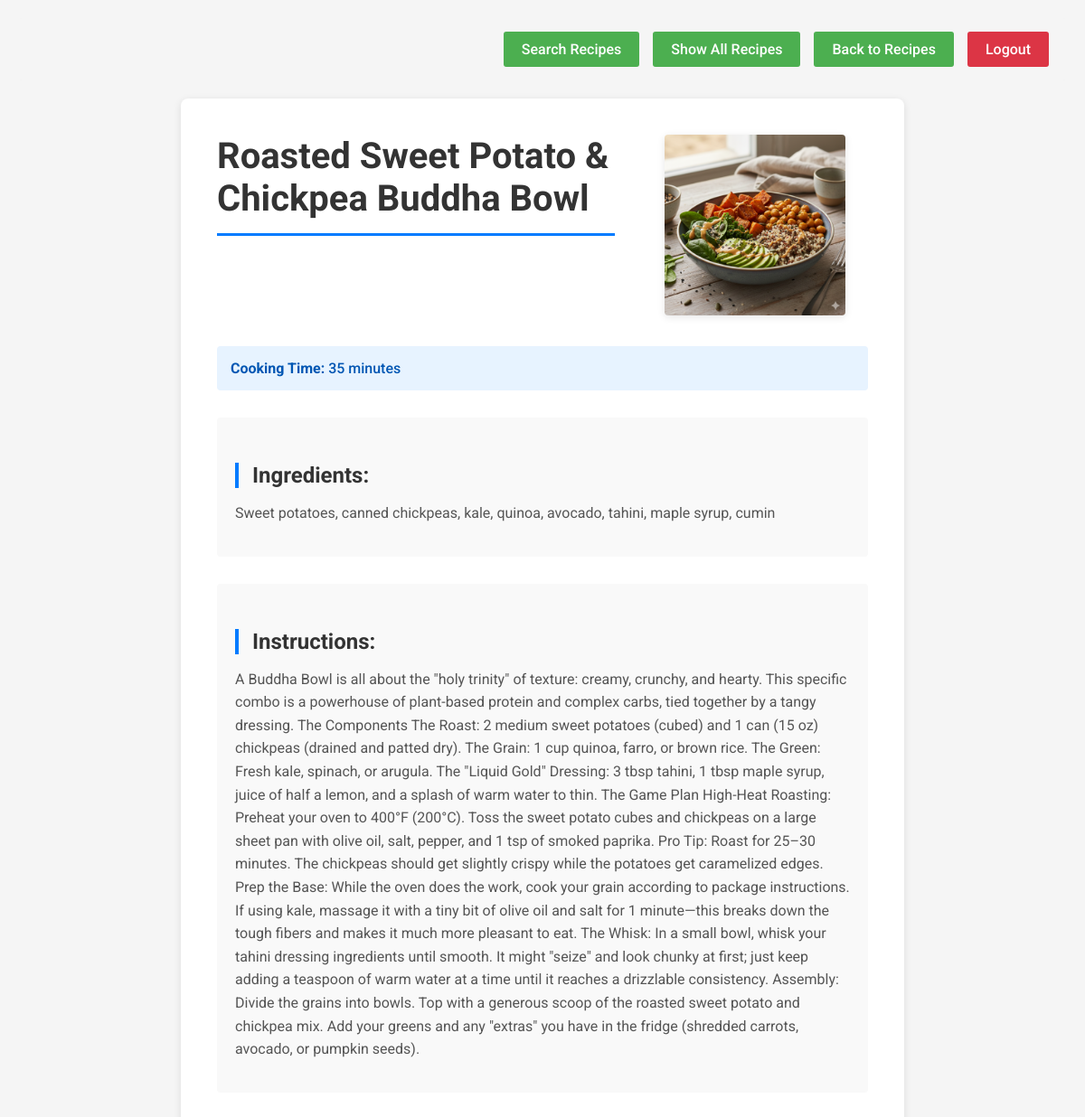
/recipe/7/ (signed in), run on the app's committed database.
### recipes/models.py (models this page shows, shortened)
class Recipe(models.Model):
    name = models.CharField(max_length=120)
    ingredients = models.TextField(blank=True, null=True)
    instructions = models.TextField(blank=True, null=True)
    cooking_time = models.IntegerField()
    pic = models.ImageField(upload_to='recipes', default='no_picture.jpg')

### recipes/views.py (the view)
# urls.py: path('recipe/<int:pk>/', RecipeDetailView.as_view(), name='recipe-detail'),
class RecipeDetailView(LoginRequiredMixin, DetailView):
    model = Recipe
    template_name = 'recipes/recipe_detail.html'

### recipes/templates/recipes/recipe_detail.html (shortened to what this page needs)
<!DOCTYPE html>
{% load static %}
<html>
<head>
</head>
<body>
    <div class="nav-bar">
        <a href="{% url 'recipes:recipe-search' %}">Search Recipes</a>
        <a href="{% url 'recipes:recipe-search' %}?show_all=true">Show All Recipes</a>
        <a href="{% url 'recipes:list' %}">Back to Recipes</a>
        <a href="{% url 'logout' %}" class="logout-btn">Logout</a>
    </div>
    <div class="container">
        <div class="recipe-header">
            <div class="recipe-title">
                <h1>{{ recipe.name }}</h1>
            </div>
            {% if recipe.pic %}
            <div class="recipe-image-side">
                <img src="{{ recipe.pic.url }}" alt="{{ recipe.name }}" style="width: 200px;">
            </div>
            {% endif %}
        </div>
        <div class="cooking-time">
            <strong>Cooking Time:</strong> {{ recipe.cooking_time }} minutes
        </div>
        <div class="section">
            <h2>Ingredients:</h2>
            <p>{{ recipe.ingredients }}</p>
        </div>
        <div class="section">
            <h2>Instructions:</h2>
            <p>{{ recipe.instructions }}</p>
        </div>
    </div>
</body>
</html>

### recipes/templates/recipes/recipe_detail.html (style rules this page uses)
* { margin: 0; padding: 0; box-sizing: border-box; }
body { font-family: 'Roboto', sans-serif; background-color: #f5f5f5; padding: 20px; }
.container { max-width: 800px; margin: 0 auto; background-color: white; padding: 40px; border-radius: 8px; box-shadow: 0 2px 8px rgba(0, 0, 0, 0.1); }
h1 { color: #333; margin-bottom: 20px; border-bottom: 3px solid #007bff; padding-bottom: 15px; font-size: 2.5em; }
h2 { color: #333; margin-top: 30px; margin-bottom: 15px; border-left: 4px solid #007bff; padding-left: 15px; }
.recipe-header { display: flex; gap: 30px; margin-bottom: 30px; align-items: flex-start; }
.recipe-title { flex: 1; }
.recipe-title h1 { margin-bottom: 0; }
.recipe-image-side { flex: 0 0 250px; text-align: center; }
.recipe-image-side img { max-width: 100%; height: auto; border-radius: 4px; box-shadow: 0 2px 8px rgba(0, 0, 0, 0.1); }
.cooking-time { background-color: #e7f3ff; padding: 15px; border-radius: 4px; margin-bottom: 30px; color: #0056b3; font-weight: 500; }
.section { margin-bottom: 30px; padding: 20px; background-color: #f9f9f9; border-radius: 4px; }
p { line-height: 1.6; color: #555; margin-bottom: 15px; }
.nav-bar { display: flex; justify-content: flex-end; gap: 15px; padding: 15px 20px; background-color: #f5f5f5; margin-bottom: 20px; border-radius: 4px; }
.nav-bar a { display: inline-block; padding: 10px 20px; background-color: #4CAF50; color: white; text-decoration: none; border-radius: 3px; font-weight: 500; font-size: 1em; transition: background-color 0.3s; }
.nav-bar a.logout-btn { background-color: #dc3545; }

### data on the page
Recipe: name "Roasted Sweet Potato & Chickpea Buddha Bowl", pic (picture), cooking_time "35", ingredients "Sweet potatoes, canned chickpeas, kale, quinoa, avocado, tahini, maple syrup, cumin", instructions "A Buddha Bowl is all about the \"holy trinity\" of texture: creamy, crunchy, and hearty. This specific combo is a powerhouse of plant-based protein and complex carbs, tied together by a tangy dressing. The Components The Roast: 2 medium sweet potatoes (cubed) and 1 can (15 oz) chickpeas (drained and patted dry). The Grain: 1 cup quinoa, farro, or brown rice. The Green: Fresh kale, spinach, or arugula. The \"Liquid Gold\" Dressing: 3 tbsp tahini, 1 tbsp maple syrup, juice of half a lemon, and a splash of warm water to thin. The Game Plan High-Heat Roasting: Preheat your oven to 400°F (200°C). Toss the sweet potato cubes and chickpeas on a large sheet pan with olive oil, salt, pepper, and 1 tsp…"
